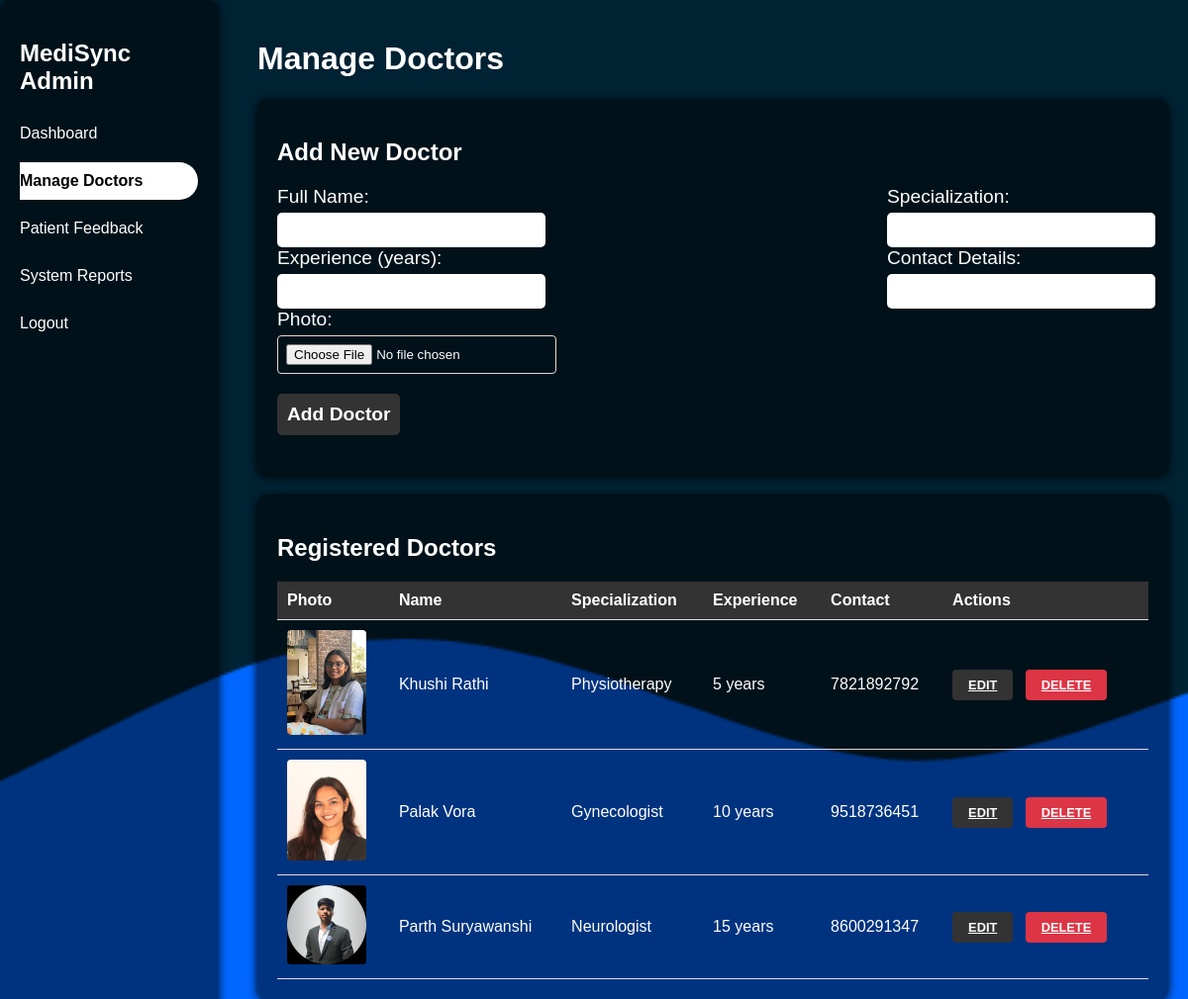
Page /admin/doctors.php (signed in) on the earlier database version.
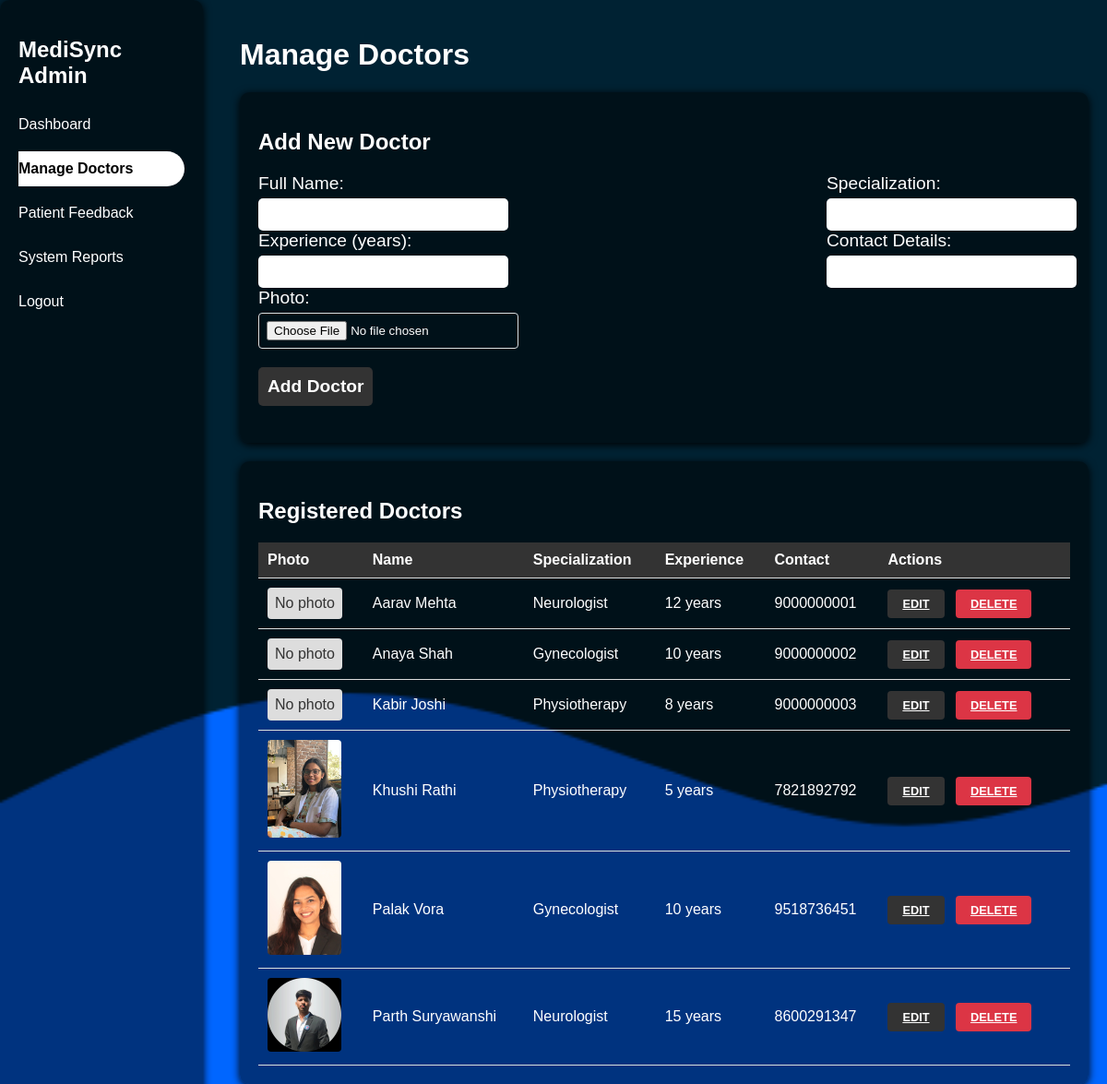
Same page on the later database version.
### tables this page shows
CREATE TABLE doctors (
  doctor_id int NOT NULL AUTO_INCREMENT,
  `name` varchar(255) NOT NULL,
  specialization varchar(255) NOT NULL,
  experience int NOT NULL,
  contact_details varchar(255) NOT NULL,
  created_at timestamp NULL DEFAULT CURRENT_TIMESTAMP,
  photo varchar(255) DEFAULT NULL,
  PRIMARY KEY (doctor_id)
);

### admin/doctors.php (the view, shortened to what this page needs)
<?php
require_once '../includes/db_connection.php';
$action = $_GET['action'] ?? '';
$errors = [];
$current_doctor = [];
try {
    $stmt = $pdo->query("SELECT * FROM doctors ORDER BY name");
    $doctors = $stmt->fetchAll();
} catch (PDOException $e) {
    error_log('Doctor list fetch failed: ' . $e->getMessage());
    $errors[] = "Unable to load doctor list right now.";
}
?>
<!DOCTYPE html>
<html lang="en">
<head>
    <link href="../assets/css/style.css" rel="stylesheet">
</head>
<body>
    <div class="admin-dashboard">
        <div class="admin-sidebar">
            <h2>MediSync Admin</h2>
            <nav>
                <a href="dashboard.php" class="nav-link">Dashboard</a>
                <a href="doctors.php" class="nav-link active">Manage Doctors</a>
                <a href="feedback.php" class="nav-link">Patient Feedback</a>
                <a href="reports.php" class="nav-link">System Reports</a>
                <a href="logout.php" class="nav-link">Logout</a>
            </nav>
        </div>
        <div class="admin-main">
            <h1>Manage Doctors</h1>
            <div class="stat-card">
                <h2><?= $action === 'edit' ? 'Edit Doctor' : 'Add New Doctor' ?></h2>
                <form method="post" enctype="multipart/form-data">
                    <div class="form-row">
                        <div class="form-group">
                            <label>Full Name:</label>
                            <input type="text" name="name" required
                                   value="<?= htmlspecialchars($current_doctor['name'] ?? '') ?>">
                        </div>
                        <div class="form-group">
                            <label>Specialization:</label>
                            <input type="text" name="specialization" required
                                   value="<?= htmlspecialchars($current_doctor['specialization'] ?? '') ?>">
                        </div>
                    </div>
                    <div class="form-row">
                        <div class="form-group">
                            <label>Experience (years):</label>
                            <input type="number" name="experience" min="0" required
                                   value="<?= htmlspecialchars($current_doctor['experience'] ?? '') ?>">
                        </div>
                        <div class="form-group">
                            <label>Contact Details:</label>
                            <input type="text" name="contact" required
                                   value="<?= htmlspecialchars($current_doctor['contact_details'] ?? '') ?>">
                        </div>
                    </div>
                    <div class="form-group">
                        <label>Photo:</label>
                        <input type="file" name="photo" accept="image/*">
                    </div>
                    <button type="submit" class="btn">
                        <?= $action === 'edit' ? 'Update Doctor' : 'Add Doctor' ?>
                    </button>
                </form>
            </div>
            <div class="stat-card">
                <h2>Registered Doctors</h2>
                <table>
                    <thead>
                        <tr>
                            <th>Photo</th>
                            <th>Name</th>
                            <th>Specialization</th>
                            <th>Experience</th>
                            <th>Contact</th>
                            <th>Actions</th>
                        </tr>
                    </thead>
                    <tbody>
                        <?php foreach ($doctors as $doctor): ?>
                        <tr>
                            <td>
                                <?php if (!empty($doctor['photo'])): ?>
                                    <img src="<?= $doctor['photo'] ?>" alt="Doctor Photo" class="doctor-photo">
                                <?php else: ?>
                                    <span class="no-photo">No photo</span>
                                <?php endif; ?>
                            </td>
                            <td><?= htmlspecialchars($doctor['name']) ?></td>
                            <td><?= htmlspecialchars($doctor['specialization']) ?></td>
                            <td><?= $doctor['experience'] ?> years</td>
                            <td><?= htmlspecialchars($doctor['contact_details']) ?></td>
                            <td>
                                <a href="doctors.php?action=edit&id=<?= $doctor['doctor_id'] ?>"
                                   class="btn btn-sm">Edit</a>
                                <a href="doctors.php?action=delete&id=<?= $doctor['doctor_id'] ?>"
                                   class="btn btn-sm danger"
                                   onclick="return confirm('Are you sure?')">Delete</a>
                            </td>
                        </tr>
                        <?php endforeach; ?>
                    </tbody>
                </table>
            </div>
        </div>
    </div>
</body>
</html>

### assets/css/style.css (style rules this page uses)
body { font-family: 'Arial', sans-serif; margin: 0; padding: 0; color: white; box-sizing: border-box; background-image: url('./assets/image/wave.png'); background-repeat: no-repeat; background-size: cover; background-position: center; background-attachment: fixed; justify-items: center; }

### admin/doctors.php (style rules this page uses)
body { font-family: 'Arial', sans-serif; margin: 0; padding: 0; color: white; box-sizing: border-box; background-image: url('../assets/image/wave.png'); background-repeat: no-repeat; background-size: cover; background-position: center; background-attachment: fixed; justify-items: center; margin-bottom: 10px; }
.admin-dashboard { display: flex; width: 100%; height: 100vh; }
.admin-sidebar { width: 15%; height: 100%; padding: 20px; background: rgba(0, 0, 0, 0.5); border-radius: 10px; box-shadow: 0 2px 10px rgba(0, 0, 0, 10); position: fixed; }
.admin-sidebar h2 { color: white; font-size: 1.5rem; font-weight: bold; margin-bottom: 20px; }
.admin-sidebar nav { display: flex; flex-direction: column; }
.nav-link { color: white; text-decoration: none; padding: 10px 0; margin-bottom: 10px; }
.nav-link:hover, .nav-link.active { background-color: white; border-radius: 0 20px 20px 0px; font-weight: bold; color: black; transition: 0.5s; }
.nav-link.active { font-weight: bold; }
.admin-main { margin-left: 20%; padding: 20px; width: 80%; }
.stat-card { background: rgba(0, 0, 0, 0.5); padding: 20px; border-radius: 10px; box-shadow: 0 2px 10px rgba(0, 0, 0, 10); margin-bottom: 20px; }
.stat-card h2 { font-size: 1.5rem; font-weight: bold; margin-bottom: 20px; }
form { margin-bottom: 20px; }
.form-row { display: flex; justify-content: space-between; }
.form-group { width: 30%; }
.form-group label { font-size: 1.2rem; }
.form-group input { width: 95%; padding: 10px; margin-top: 5px; border-radius: 5px; border: none; }
.btn { padding: 10px; margin-top: 20px; border-radius: 5px; border: none; background: #333; color: white; font-size: 1.2rem; font-weight: bold; cursor: pointer; }
table { width: 100%; border-collapse: collapse; }
table th, table td { padding: 10px; border-bottom: 1px solid #ddd; text-align: left; }
table th { background: #333; color: white; }
.no-photo { display: inline-block; padding: 0.5rem; background: #ddd; color: #333; border-radius: 4px; }
input[type="file"] { padding: 0.5rem; border: 1px solid #ddd; border-radius: 4px; width: 100%; }
.doctor-photo { max-width: 80px; height: auto; border-radius: 4px; }
.btn-sm { padding: 0.5rem 1rem; margin-right: 0.5rem; border-radius: 4px; border: none; background: #333; color: white; font-size: 0.8rem; font-weight: bold; text-transform: uppercase; cursor: pointer; }
.btn-sm.danger { background: #dc3545; }

Differences in the rows shown:
added doctors: shows "No photo", name "Aarav Mehta", specialization "Neurologist", experience "12", contact_details "9000000001"
added doctors: shows "No photo", name "Anaya Shah", specialization "Gynecologist", experience "10", contact_details "9000000002"
added doctors: shows "No photo", name "Kabir Joshi", specialization "Physiotherapy", experience "8", contact_details "9000000003"
